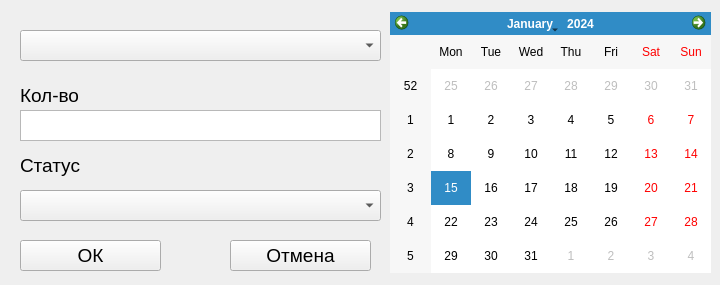
<?xml version="1.0" encoding="UTF-8"?>
<ui version="4.0">
 <class>Form</class>
 <widget class="QWidget" name="Form">
  <property name="geometry">
   <rect>
    <x>0</x>
    <y>0</y>
    <width>720</width>
    <height>285</height>
   </rect>
  </property>
  <property name="windowTitle">
   <string>Form</string>
  </property>
  <widget class="QPushButton" name="btn_no">
   <property name="geometry">
    <rect>
     <x>230</x>
     <y>240</y>
     <width>141</width>
     <height>31</height>
    </rect>
   </property>
   <property name="font">
    <font>
     <pointsize>14</pointsize>
    </font>
   </property>
   <property name="text">
    <string>Отмена</string>
   </property>
  </widget>
  <widget class="QPushButton" name="btn_ok">
   <property name="geometry">
    <rect>
     <x>20</x>
     <y>240</y>
     <width>141</width>
     <height>31</height>
    </rect>
   </property>
   <property name="font">
    <font>
     <pointsize>14</pointsize>
    </font>
   </property>
   <property name="text">
    <string>ОК</string>
   </property>
  </widget>
  <widget class="QLabel" name="label">
   <property name="geometry">
    <rect>
     <x>20</x>
     <y>80</y>
     <width>311</width>
     <height>31</height>
    </rect>
   </property>
   <property name="font">
    <font>
     <pointsize>14</pointsize>
    </font>
   </property>
   <property name="text">
    <string>Кол-во</string>
   </property>
  </widget>
  <widget class="QCalendarWidget" name="date">
   <property name="geometry">
    <rect>
     <x>390</x>
     <y>12</y>
     <width>321</width>
     <height>261</height>
    </rect>
   </property>
  </widget>
  <widget class="QTextEdit" name="col">
   <property name="geometry">
    <rect>
     <x>20</x>
     <y>110</y>
     <width>361</width>
     <height>31</height>
    </rect>
   </property>
  </widget>
  <widget class="QComboBox" name="combo">
   <property name="geometry">
    <rect>
     <x>20</x>
     <y>190</y>
     <width>361</width>
     <height>31</height>
    </rect>
   </property>
   <property name="font">
    <font>
     <pointsize>14</pointsize>
    </font>
   </property>
   <property name="editable">
    <bool>false</bool>
   </property>
  </widget>
  <widget class="QLabel" name="label_2">
   <property name="geometry">
    <rect>
     <x>20</x>
     <y>150</y>
     <width>311</width>
     <height>31</height>
    </rect>
   </property>
   <property name="font">
    <font>
     <pointsize>14</pointsize>
    </font>
   </property>
   <property name="text">
    <string>Статус</string>
   </property>
  </widget>
  <widget class="QComboBox" name="combo_id">
   <property name="geometry">
    <rect>
     <x>20</x>
     <y>30</y>
     <width>361</width>
     <height>31</height>
    </rect>
   </property>
   <property name="font">
    <font>
     <pointsize>14</pointsize>
    </font>
   </property>
   <property name="editable">
    <bool>false</bool>
   </property>
  </widget>
 </widget>
 <resources/>
 <connections/>
</ui>
